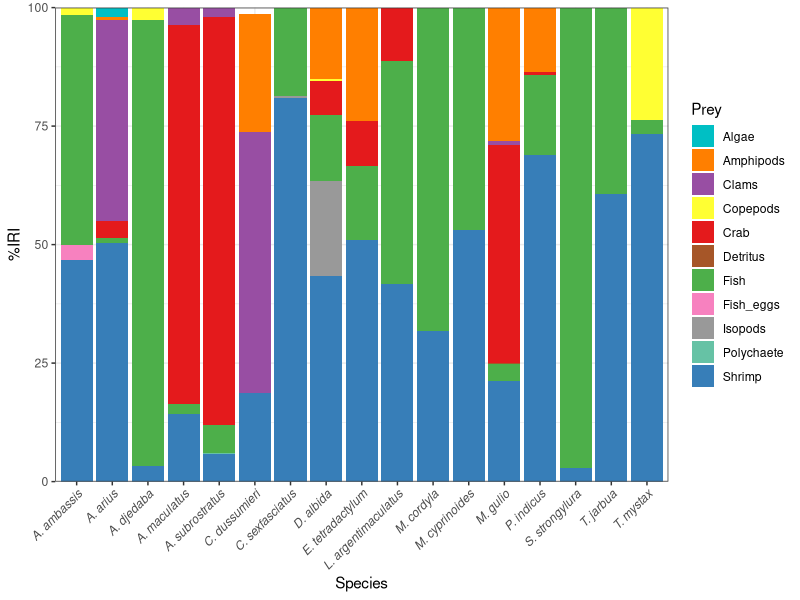
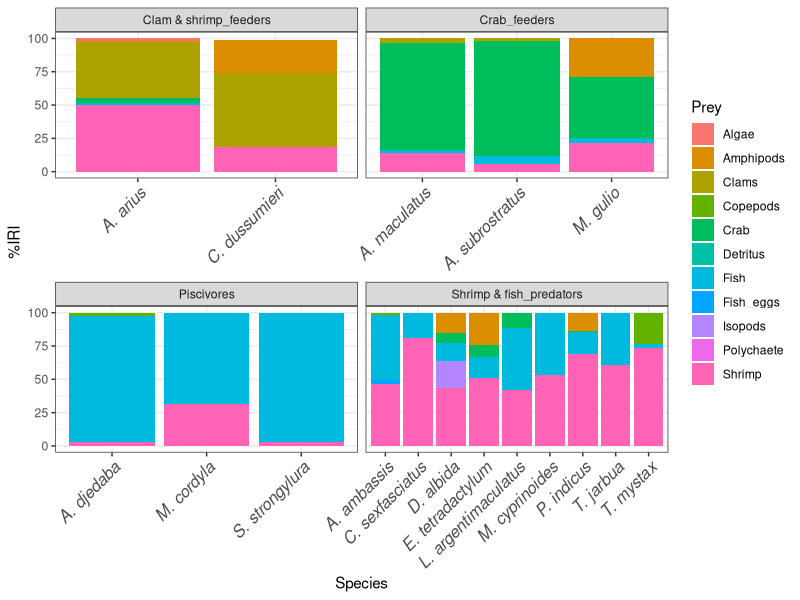
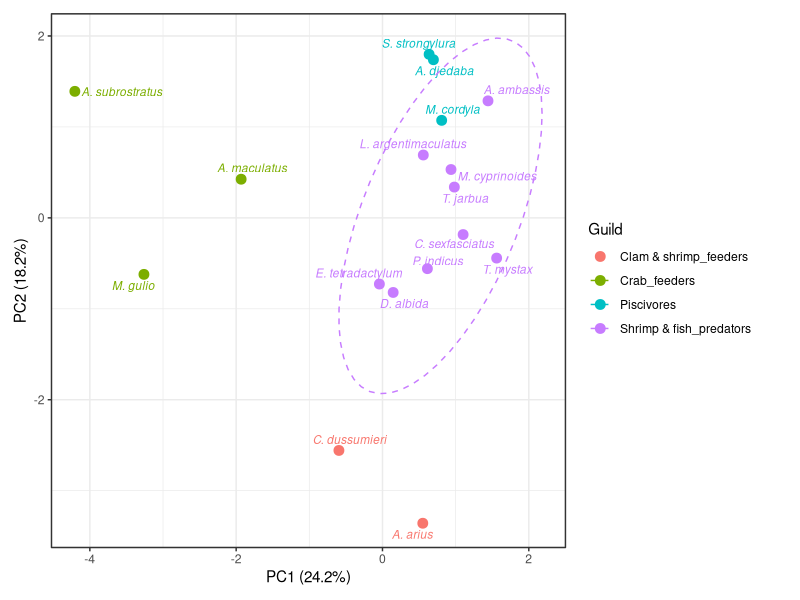
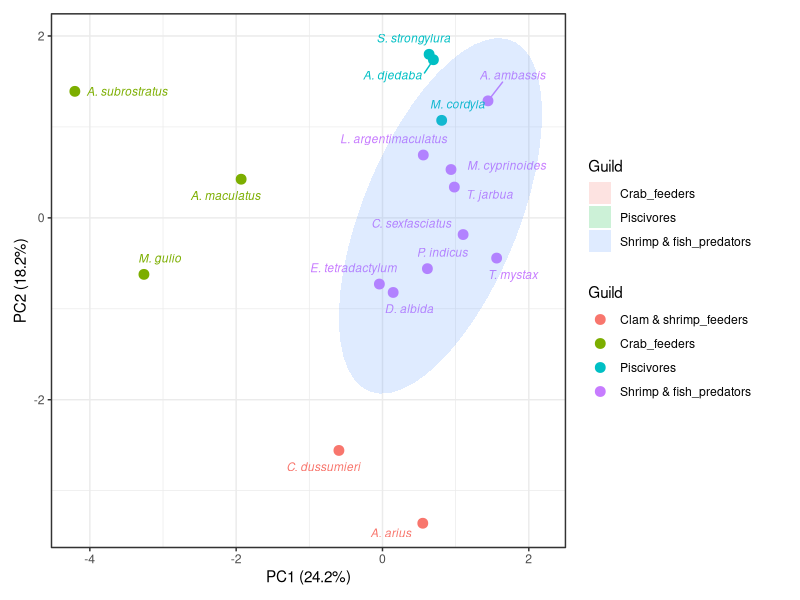
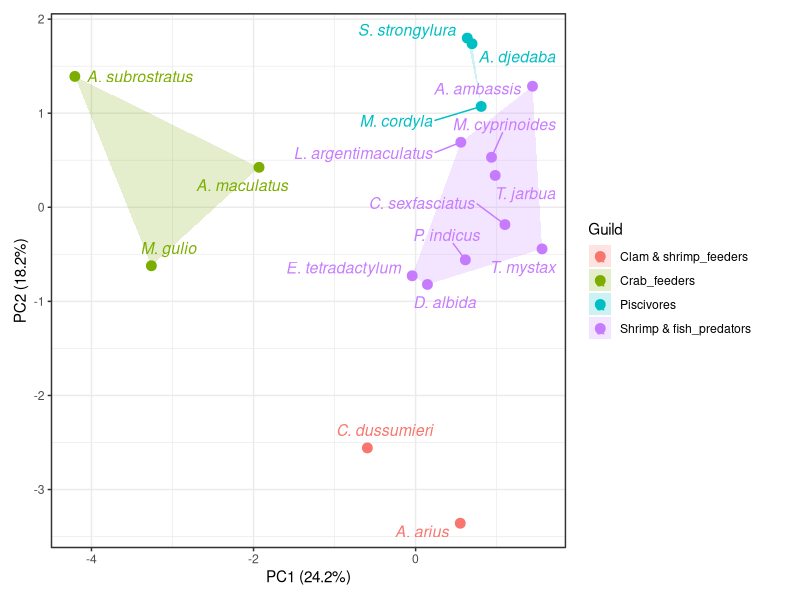
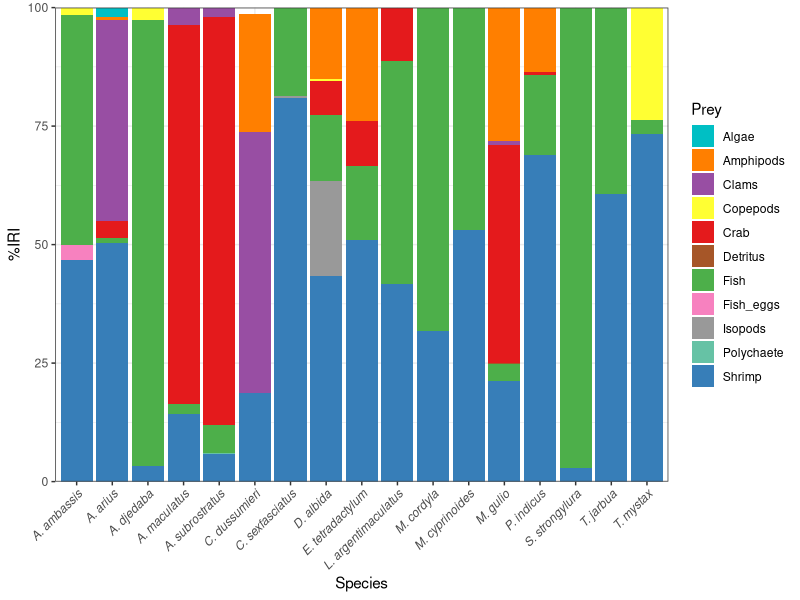
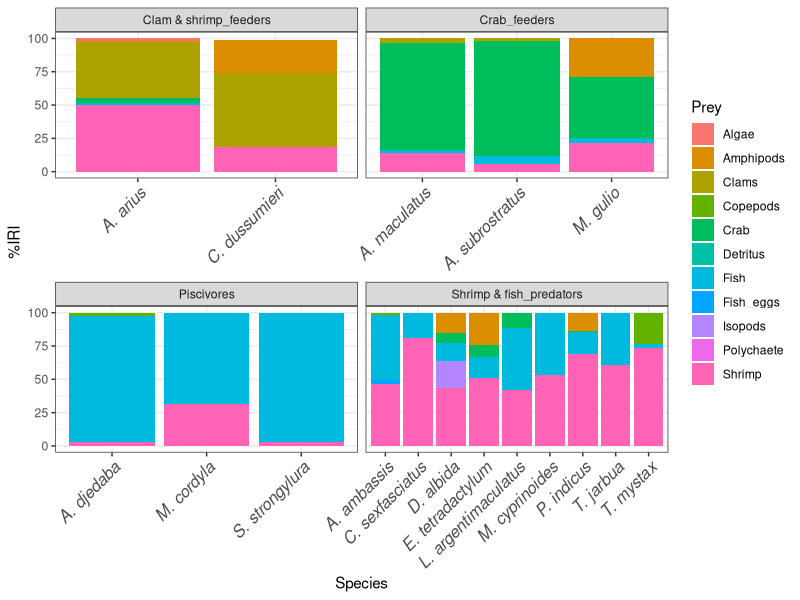
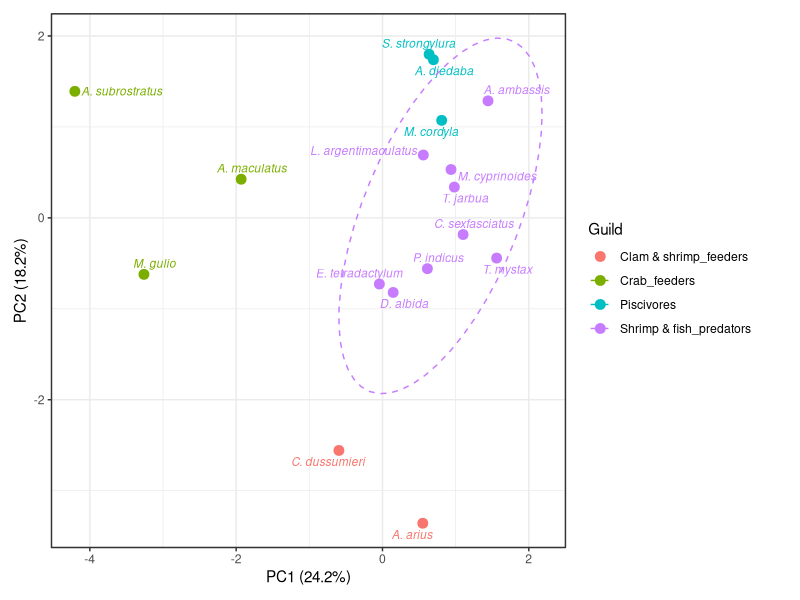

Reproduce these figures in R, in order.
# Original diet plots — fish scientific names italicized
setwd("C:/Users/Lenovo/Documents/R/Sasu")

library(ggplot2)
library(dplyr)
library(readr)
library(ggrepel)

data <- read.csv("Diet Overall compilation.csv", check.names = TRUE)
summary(data)

# 1. Stacked bar plot
p <- ggplot(data, aes(x = Species, y = X.IRI, fill = Prey)) +
  geom_bar(stat = "identity") +
  theme_bw() +
  theme(axis.text.x = element_text(angle = 45, hjust = 1, face = "italic")) +
  labs(x = "Species", y = "%IRI", fill = "Prey") +
  scale_y_continuous(expand = c(0, 0)) +
  scale_fill_manual(values = c(
    "Crab" = "#E41A1C", "Shrimp" = "#377EB8", "Fish" = "#4DAF4A",
    "Clams" = "#984EA3", "Amphipods" = "#FF7F00", "Copepods" = "#FFFF33",
    "Detritus" = "#A65628", "Fish_eggs" = "#F781BF", "Isopods" = "#999999",
    "Polychaete" = "#66C2A5", "Algae" = "#00BFC4"
  ))
print(p)
ggsave("Stacked Bar Plot_italic.tiff", plot = p, width = 10, height = 6,
       dpi = 300, compression = "lzw")

# 2. Faceted stacked bar plot
p1 <- ggplot(data, aes(x = Species, y = X.IRI, fill = Prey)) +
  geom_bar(stat = "identity") +
  facet_wrap(~Guild, scales = "free_x") +
  theme_bw() +
  theme(axis.text.x = element_text(angle = 45, hjust = 1,
                                   size = 12, face = "italic")) +
  labs(x = "Species", y = "%IRI", fill = "Prey")
print(p1)
ggsave("Plot_2_new_italic.tiff", plot = p1, width = 10, height = 6,
       dpi = 300, compression = "lzw")

# 3. PCA input: one row per Species and Guild, one column per prey
# read.csv() changes '%IRI' to 'X.IRI'; reshape uses that exact name.
data_wide <- reshape(data, idvar = c("Species", "Guild"),
                     timevar = "Prey", direction = "wide")
names(data_wide) <- sub("^X\\.IRI\\.", "", names(data_wide))
data_wide[is.na(data_wide)] <- 0
rownames(data_wide) <- data_wide$Species
pca_data <- data_wide[, !(names(data_wide) %in% c("Species", "Guild")),
                      drop = FALSE]
# prcomp(scale.=TRUE) needs nonzero variance in each retained column.
stopifnot(all(vapply(pca_data, is.numeric, logical(1))))
stopifnot(all(vapply(pca_data, sd, numeric(1)) > 0))
pca_res <- prcomp(pca_data, scale. = TRUE)
pca_df <- as.data.frame(pca_res$x)
pca_df$Species <- rownames(pca_data)
pca_df$Guild <- data_wide$Guild

# An ellipse requires at least 3 observations per Guild.
# Both the raw-data plot and the original convex-hull plot still show all fish.
pca_df_ellipse <- pca_df %>%
  group_by(Guild) %>%
  filter(n() >= 3) %>%
  ungroup()

# 4. PCA plot with dashed ellipses
g2 <- ggplot(pca_df, aes(x = PC1, y = PC2, color = Guild)) +
  geom_point(size = 3) +
  geom_text_repel(aes(label = Species), size = 3,
                  fontface = "italic", max.overlaps = 100) +
  stat_ellipse(data = pca_df_ellipse, aes(group = Guild), linetype = 2) +
  coord_cartesian(clip = "off") + theme_bw() +
  theme(plot.margin = margin(10, 30, 10, 10)) +
  labs(x = paste0("PC1 (", round(summary(pca_res)$importance[2, 1] * 100, 1), "%)"),
       y = paste0("PC2 (", round(summary(pca_res)$importance[2, 2] * 100, 1), "%)"))
print(g2)
ggsave("Plot_PCA1_new_italic.tiff", plot = g2, width = 10, height = 6,
       dpi = 300, compression = "lzw")

# 5. PCA with filled confidence ellipses
p3 <- ggplot(pca_df, aes(x = PC1, y = PC2, color = Guild)) +
  geom_point(size = 3) +
  geom_text_repel(aes(label = Species), size = 3,
                  fontface = "italic", max.overlaps = 100,
                  box.padding = 0.5, point.padding = 0.3) +
  stat_ellipse(data = pca_df_ellipse,
               aes(group = Guild, fill = Guild), geom = "polygon",
               alpha = 0.2, color = NA) +
  coord_cartesian(clip = "off") + theme_bw() +
  theme(plot.margin = margin(10, 30, 10, 10)) +
  labs(x = paste0("PC1 (", round(summary(pca_res)$importance[2, 1] * 100, 1), "%)"),
       y = paste0("PC2 (", round(summary(pca_res)$importance[2, 2] * 100, 1), "%)"))
print(p3)
ggsave("Plot_3_new_italic.tiff", plot = p3, width = 10, height = 6,
       dpi = 300, compression = "lzw")

# 6. Final PCA with convex hulls
hull_data <- pca_df %>%
  group_by(Guild) %>%
  slice(chull(PC1, PC2)) %>%
  ungroup()

p4 <- ggplot(pca_df, aes(PC1, PC2, color = Guild)) +
  geom_point(size = 3) +
  geom_polygon(data = hull_data, aes(fill = Guild), alpha = 0.2, color = NA) +
  geom_text_repel(aes(label = Species), size = 4,
                  fontface = "italic", max.overlaps = 100,
                  box.padding = 0.5, point.padding = 0.3) +
  coord_cartesian(clip = "off") + theme_bw() +
  theme(plot.margin = margin(10, 30, 10, 10)) +
  labs(x = paste0("PC1 (", round(summary(pca_res)$importance[2, 1] * 100, 1), "%)"),
       y = paste0("PC2 (", round(summary(pca_res)$importance[2, 2] * 100, 1), "%)"))
print(p4)
ggsave("Plot_4_new_italic.tiff", plot = p4, width = 10, height = 6,
       dpi = 300, compression = "lzw")
